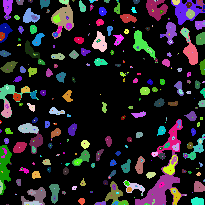

The script that saved this image:
"""We improved parameters in this version"""

import os
import glob
import higra as hg
import numpy as np
from PIL import Image
import mmto
import helper
import background

"""Example program - using original settings"""
trees, latitudes, longitudes, mu_list, graphs, depths, ids, areas, moments = [], [], [], [], [], [], [], [], []

for fit_file in glob.glob(os.path.join('./data', '*.fits')):

    image, header = helper.read_image_data(fit_file)  # use fit_file here
    image = helper.image_value_check(image)
    image_processed = helper.smooth_filter(image, 2)

    bg_mean, bg_var, bg_gain = background.estimate_background(image_processed)
    image_calibrated = image_processed - bg_mean

    graph_structure, tree_structure, altitudes = helper.image_to_hierarchical_structure(image_calibrated)

    x, y = helper.centroid(tree_structure, image.shape[:2])
    distances = np.sqrt((x[tree_structure.parents()] - x) ** 2 + (y[tree_structure.parents()] - y) ** 2)
    mean, variance = hg.attribute_gaussian_region_weights_model(tree_structure, image_calibrated)
    area = hg.attribute_area(tree_structure)
    parent_area = area[tree_structure.parents()]

    gaussian_intensities = helper.compute_gaussian_profile(
        mean,
        variance,
        distances,
        altitudes / area
    )

    volume = hg.attribute_volume(tree_structure, altitudes)
    depth = hg.attribute_depth(tree_structure)
    first_hu_moment = hg.attribute_moment_of_inertia(tree_structure, graph_structure)
    parent_altitude = altitudes[tree_structure.parents()]
    gamma = hg.attribute_topological_height(tree_structure)
    parent_gamma = gamma[tree_structure.parents()]

    significant_nodes = helper.attribute_statistical_significance(
        tree_structure, altitudes, volume, area, bg_var, bg_gain
    )
    objects = helper.select_objects(tree_structure, significant_nodes)

    modified_isophote = helper.move_up(
        tree_structure, altitudes, area, parent_area, distances, objects, bg_var, bg_gain,
        parent_gamma - gamma, gaussian_intensities, 0, None, .0
    )

    tree_of_segments, n_map_segments = hg.simplify_tree(tree_structure, np.logical_not(modified_isophote))

    segment_ids = np.arange(tree_of_segments.num_leaves(), tree_of_segments.num_vertices())
    label_data = np.full(tree_of_segments.num_vertices(), -1, dtype=np.int32)
    label_data[segment_ids] = np.arange(len(segment_ids))
    seg_array = hg.reconstruct_leaf_data(tree_of_segments, label_data)
    unique_segment_ids = np.arange(tree_of_segments.num_vertices())[::-1]

    coords_per_segment = [[] for _ in range(len(segment_ids))]

    for y_ in range(seg_array.shape[0]):
        for x_ in range(seg_array.shape[1]):
            label = seg_array[y_, x_]
            if label >= 0:
                coords_per_segment[label].append((y_, x_))

    r_eff = [helper.half_light_radius(image, coords) for coords in coords_per_segment]
    r_fwhm = [helper.compute_r_fwhm(image, coords) for coords in coords_per_segment]

    centroids = [helper.weighted_centroid_coords_from_segments(image, coords) for coords in coords_per_segment]

    y = [cen[0] for cen in centroids]
    x = [cen[1] for cen in centroids]
    ra, dec = helper.sky_coordinates(y, x, header)

    a, b, theta = helper.second_order_moments(tree_of_segments, image.shape[:2], image)
    flux = hg.accumulate_sequential(tree_of_segments, image, hg.Accumulators.sum)

    trees.append(tree_of_segments)
    latitudes.append(x[::-1])
    longitudes.append(y[::-1])
    mu_list.append(flux[tree_of_segments.num_leaves():][::-1])
    graphs.append(graph_structure)
    depths.append(depth[tree_of_segments.num_leaves():][::-1])
    ids.append(unique_segment_ids[tree_of_segments.num_leaves():][::-1])
    areas.append(area[n_map_segments][tree_of_segments.num_leaves():][::-1])
    moments.append(first_hu_moment[tree_of_segments.num_leaves():][::-1])

tree_map = mmto.tree_map(*trees, *mu_list, *latitudes, *longitudes, *depths, *ids, *areas, *moments)

fusion_tree, fusion_altitude = hg.component_tree_max_tree(
    graphs[0],
    tree_map
)

colors = np.random.randint(
    0,
    256,
    (fusion_tree.num_vertices(), 3),
    dtype=np.uint8,
)
colors[fusion_tree.root(), :] = 0
seg = hg.reconstruct_leaf_data(fusion_tree, colors)
Image.fromarray(np.flipud(seg)).save("mmto.png")


